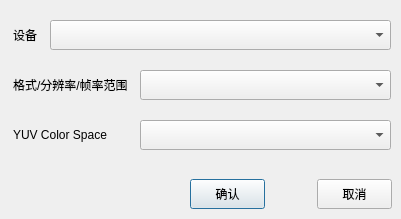
<?xml version="1.0" encoding="UTF-8"?>
<ui version="4.0">
 <class>DeviceSetting</class>
 <widget class="QDialog" name="DeviceSetting">
  <property name="geometry">
   <rect>
    <x>0</x>
    <y>0</y>
    <width>401</width>
    <height>219</height>
   </rect>
  </property>
  <property name="windowTitle">
   <string>多点远程超声 - 视频设备管理</string>
  </property>
  <widget class="QComboBox" name="deviceComboBox">
   <property name="geometry">
    <rect>
     <x>50</x>
     <y>20</y>
     <width>341</width>
     <height>30</height>
    </rect>
   </property>
  </widget>
  <widget class="QLabel" name="deviceLabel">
   <property name="geometry">
    <rect>
     <x>13</x>
     <y>20</y>
     <width>30</width>
     <height>30</height>
    </rect>
   </property>
   <property name="text">
    <string>设备</string>
   </property>
  </widget>
  <widget class="QLabel" name="capLabel">
   <property name="geometry">
    <rect>
     <x>13</x>
     <y>70</y>
     <width>121</width>
     <height>30</height>
    </rect>
   </property>
   <property name="text">
    <string>格式/分辨率/帧率范围</string>
   </property>
  </widget>
  <widget class="QComboBox" name="capComboBox">
   <property name="geometry">
    <rect>
     <x>140</x>
     <y>70</y>
     <width>251</width>
     <height>30</height>
    </rect>
   </property>
  </widget>
  <widget class="QPushButton" name="okButton">
   <property name="geometry">
    <rect>
     <x>190</x>
     <y>179</y>
     <width>75</width>
     <height>30</height>
    </rect>
   </property>
   <property name="text">
    <string>确认</string>
   </property>
   <property name="default">
    <bool>true</bool>
   </property>
  </widget>
  <widget class="QPushButton" name="cancelButton">
   <property name="geometry">
    <rect>
     <x>317</x>
     <y>179</y>
     <width>75</width>
     <height>30</height>
    </rect>
   </property>
   <property name="text">
    <string>取消</string>
   </property>
  </widget>
  <widget class="QLabel" name="colorspaceLabel">
   <property name="geometry">
    <rect>
     <x>13</x>
     <y>120</y>
     <width>121</width>
     <height>30</height>
    </rect>
   </property>
   <property name="text">
    <string>YUV Color Space</string>
   </property>
  </widget>
  <widget class="QComboBox" name="colorspaceComboBox">
   <property name="geometry">
    <rect>
     <x>140</x>
     <y>120</y>
     <width>251</width>
     <height>30</height>
    </rect>
   </property>
  </widget>
 </widget>
 <layoutdefault spacing="6" margin="11"/>
 <tabstops>
  <tabstop>deviceComboBox</tabstop>
  <tabstop>capComboBox</tabstop>
  <tabstop>okButton</tabstop>
  <tabstop>cancelButton</tabstop>
 </tabstops>
 <resources/>
 <connections/>
</ui>
